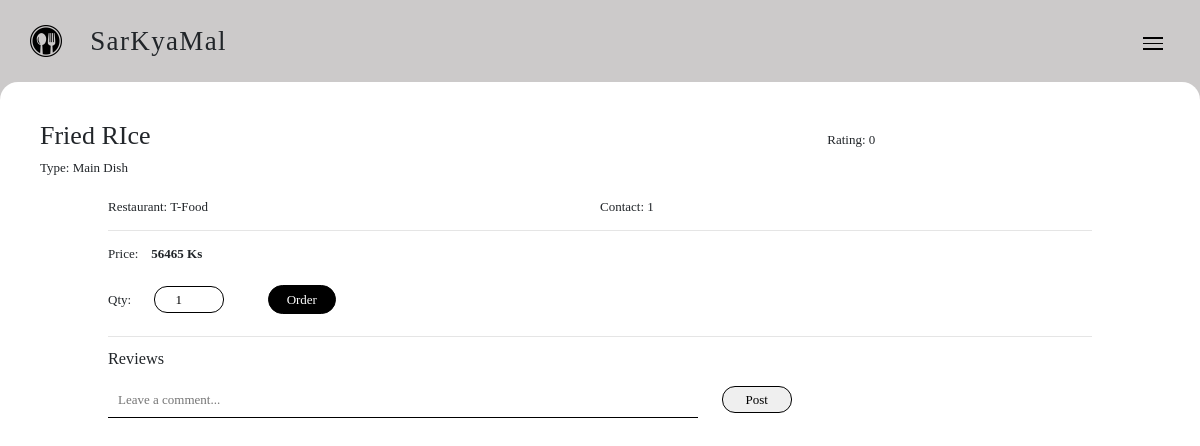
The app's page /sarkyamal/menu-detail.php?rid=R01&mid=M001, older data.
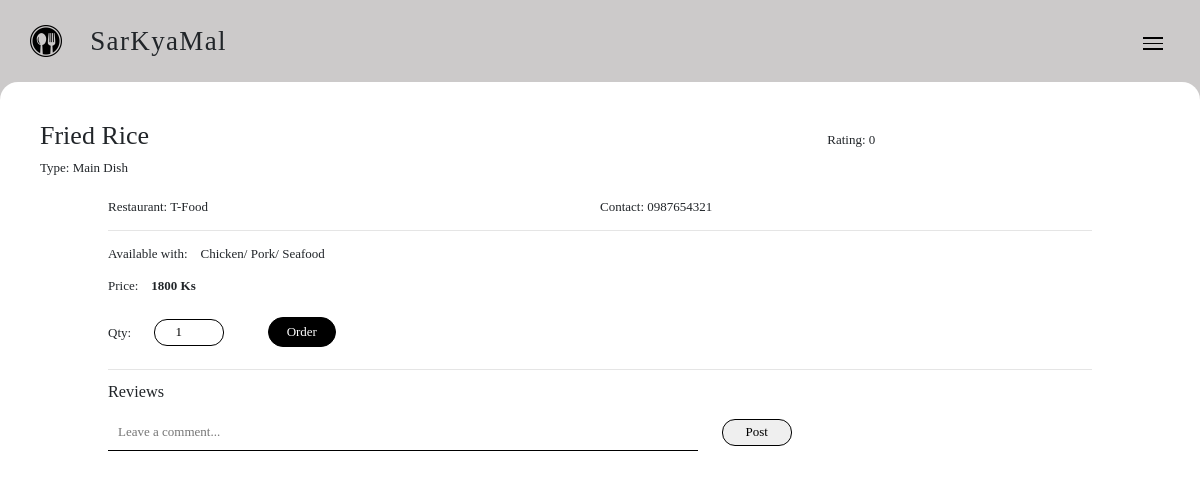
The same page, newer data.
### tables this page shows
CREATE TABLE `restaurant_menu` (
  `rm_id` varchar(11) NOT NULL,
  `restaurant_id` varchar(10) NOT NULL,
  `menu_id` varchar(10) NOT NULL,
  `price` int(11) NOT NULL,
  `description` text NOT NULL,
  `rating` int(11) NOT NULL
);

CREATE TABLE `menus` (
  `menu_id` varchar(10) NOT NULL,
  `menu_name` varchar(100) NOT NULL,
  `menu_type` varchar(100) NOT NULL,
  `availability` int(11) NOT NULL,
  `photo` varchar(255) NOT NULL
);

CREATE TABLE `restaurants` (
  `restaurant_id` varchar(10) NOT NULL,
  `restaurant_name` varchar(255) NOT NULL,
  `contact_ph` varchar(20) NOT NULL,
  `location` varchar(11) NOT NULL
);

### sarkyamal/menu-detail.php (the view, shortened to what this page needs)
<?php
   include("config/connect.php");
   if(isset($_REQUEST['mid']))
	{
      $menu_id=$_REQUEST['mid'];
      $restaurant_id=$_REQUEST['rid'];
      $sql="SELECT * FROM restaurants, restaurant_menu, menus WHERE restaurants.restaurant_id='$restaurant_id' AND menus.menu_id='$menu_id' AND restaurants.restaurant_id=restaurant_menu.restaurant_id AND menus.menu_id=restaurant_menu.menu_id";
      $select=mysqli_query($conn, $sql);
      $data=mysqli_fetch_array($select);
   }
?>
<!DOCTYPE html>
<html lang="en">
<head>
</head>
<body>
<section id="body">
   <?php
      include('nav.php');
      include('cart.php');
   ?>
      <div id="page-title">
         <h2 class="display-inline-block width70"><?php echo $data['menu_name'];?></h2>
         Rating: <?php echo $data['rating'];?> <br>
         Type: <?php echo $data['menu_type'];?>
      </div>
      <div class="content">
         <p class="display-inline-block width50 left">
         Restaurant: <?php echo $data['restaurant_name'];?>
         </p>
         <p class="display-inline-block width50 right">
         Contact: <?php echo $data['contact_ph'];?>
         </p>
         <div class="endfloat"><hr></div>
         <?php if ($data['description']!="") : ?>
         <p>Available with:&emsp;<?php echo $data['description'];?></p>
         <?php endif; ?>
         <p>Price:&emsp;<b><?php echo $data['price'];?> Ks</b> </p>
         <form action="add-to-cart.php" method="get" id="order">
            Qty:
            <input type="number" value="1" name="qty" min="1" id="qty">
            <a href="#" class="button-link focus-button" onclick="document.getElementById('order').submit();">Order</a>
         </form>
         <hr>
         <div id="review">
            <h5>Reviews</h5>
            <form action="#" method+="post">
               <input type="text" placeholder="Leave a comment..." id="cmt">
               <input type="submit" value="Post" name="post" id="post">
            </form>
         </div>
      </div>
   </section>
</body>
</html>

### sarkyamal/nav.php (shortened to what this page needs)
<!DOCTYPE html>
<html lang="en">
<head>
   <link rel="stylesheet" href="config/bootstrap.min.css">
   <link rel="stylesheet" href="config/style.css">
   <link rel="stylesheet" href="fonts/BillionaireMediumGrunge.otf">
</head>
<body>
   <section id="topbar">
      <div class="row">
         <div id="logo">
            <div id="logo-img"><img src="imgs/logo.png" alt="logo.png"></div>
            <div id="logo-word"><h1>SarKyaMal</h1></div>
         </div>
         <div id="toggle">
            <div class="line1"></div>
            <div class="line2"></div>
            <div class="line3"></div>
         </div>
      </div>
      <div id="white-space"></div>
   </section>
</body>
</html>

### sarkyamal/cart.php (shortened to what this page needs)
<!DOCTYPE html>
<html lang="en">
<head>
   <link rel="stylesheet" href="config/bootstrap.min.css">
   <link rel="stylesheet" href="config/style.css">
   <link rel="stylesheet" href="fonts/BillionaireMediumGrunge.otf">
</head>
<body>
</body>
</html>

### sarkyamal/config/style.css (style rules this page uses)
body, html { padding: 0; margin: 0; overflow-x: hidden; max-width: 100%; font-family: 'Proxima Nova Regular'; font-size: 13px; }
.row { margin: 0; padding: 0; }
#topbar { background:#CCCACA; height: 100px; width: 100%; position: fixed; top: 0px; z-index: 1; }
#logo-img { display: inline-block; padding: 25px 25px 25px 30px; }
#logo-img img { width: 32px; }
#logo-word { display: inline-block; vertical-align: middle; }
#logo-word h1 { font-family: 'Billionaire Grunge'; font-size: 27px; letter-spacing: 0.05em; margin: 0; }
#toggle { display: inline-block; padding: 33px; position: absolute; right: 0px; cursor: pointer; }
#toggle div { width: 20px; height: 1.5px; margin: 4px; background: #000; transition: all 0.3s ease; }
#white-space { position: fixed; top: 82px; z-index: 2; height: 36px; width: 100%; background: #fff; border-radius: 22px; }
.button-link { display: inline-block; border: 1px solid #000; border-radius: 18px; padding: 4px 18px; margin-left: 40px; }
.focus-button { background: #000; color: #fff; }
#body { position: absolute; top: 120px; height: 80%; width: 100%; }
#page-title { margin: 0px 40px 20px; }
.content { width: 82%; margin: 20px auto; }
input { border: 1px solid #000; width: 260px; height: 36px; border-radius: 18px; display: block; margin-bottom: 20px; padding: 0px 20px; }
input[type=submit] { margin-top: 40px; margin-bottom: 10px; }
.left { float: left; }
.right { float: right; }
.endfloat { clear: both; }
.display-inline-block { display: inline-block; }
.width70 { width: 70%; }
.width50 { width: 50%; }
#qty, #post, #ok { display: inline-block; width: 70px; height: 27px; margin: 10px 0px 10px 20px; border-radius: 13px; }
#cmt, #room { border: 0; border-radius: 0; border-bottom: 1px solid #000; display: inline-block; width: 60%; padding: 10px; }

Row changes from the older to the newer data that the page shows:
changed restaurant_menu "Main Dish": menu.menu_name "Fried RIce" → "Fried Rice"; restaurant.contact_ph "1" → "0987654321"; description (not shown) → "Chicken/ Pork/ Seafood"; price "56465" → "1800"
Text that changed along with them:
text now shown: "Available with:"
